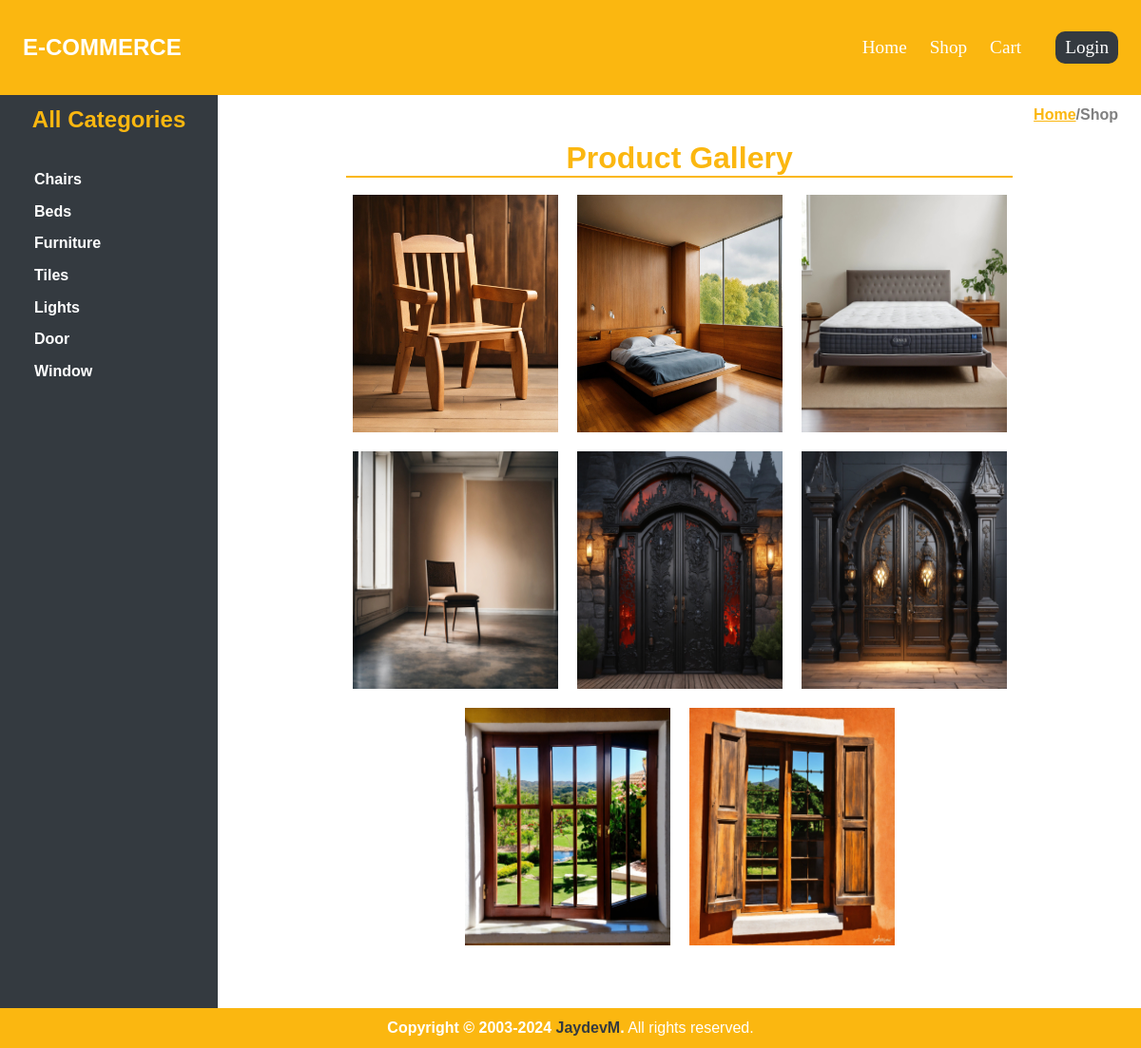
Page /ecom/shop.php on the committed database.
### tables this page shows
CREATE TABLE `category` (
  `id` int(11) NOT NULL,
  `name` varchar(255) NOT NULL
);

CREATE TABLE `products` (
  `product_id` int(11) NOT NULL,
  `product_name` varchar(255) NOT NULL,
  `product_desc` varchar(255) DEFAULT NULL,
  `product_price` int(50) DEFAULT NULL,
  `product_image` varchar(255) DEFAULT NULL,
  `id` int(11) DEFAULT NULL
);

### ecom/shop.php (the view, shortened to what this page needs)
<?php
include 'config/dbconnection.php';
?>
<!DOCTYPE html>
<html lang="en">
<head>
    <link rel="stylesheet" href="include/css/main.css">
    <link rel="stylesheet" href="assets/plugins/fontawesome-free/css/all.min.css">
</head>
<body class="hold-transition sidebar-mini layout-fixed">
    <div class="wrapper">
        <header>
            <nav>
                <a href="index.php">
                    <h1>E-COMMERCE</h1>
                </a>
                <div class="navlink">
                    <a href="index.php">
                        <h4>Home</h4>
                    </a>
                    <a href="shop.php">
                        <h4>Shop</h4>
                    </a>
                    <a href="addtocart.php">
                        <h4>Cart</h4>
                    </a>
                    <a href="logout.php" id="log">
                        <h4><?php
                            ?></h4>
                    </a>
                </div>
            </nav>
        </header>
        <div class="page">
            <h4><a href="./index.php">Home</a>/Shop</h4>
        </div>
        <main>
            <div class="content">
                <aside>
                    <h2 align=center>All Categories</h2>
                    <div class="items">
                        <?php
                        $category = "SELECT * FROM category";
                        $exec = mysqli_query($conn, $category);
                        while ($row = mysqli_fetch_assoc($exec)) {
                        ?>
                            <h4><a href="./shop.php?id=<?php echo $row['id']; ?>"><?php echo $row['name']; ?></a></h4>
                        <?php
                        }
                        ?>
                    </div>
                </aside>
                <div class="products">
                    <?php
                    if (isset($_GET['id'])) {
                        $id = $_GET['id'];
                        $select = "SELECT * FROM products where id='$id'";
                        $run = mysqli_query($conn, $select);
                        while ($pro = mysqli_fetch_assoc($run)) {
                    ?>
                            <div class="pbox">
                                <div class="imgs">
                                    <img src="<?php echo $pro['product_image']; ?>" width="100%" alt="<?php echo $pro['product_name']; ?>">
                                </div>
                                <div class="info">
                                    <p><?php echo $pro['product_name']; ?></p>
                                    <p>₹<?php echo $pro['product_price']; ?></p>
                                </div>
                                <div class="addtocart">
                                    <a href="products.php?id=<?php echo $pro['product_id']; ?>">
                                        <h4>Add to cart <svg fill="white" xmlns="http://www.w3.org/2000/svg" height="16" width="18" viewBox="0 0 576 512">
                                                <path d="M0 24C0 10.7 10.7 0 24 0H69.5c22 0 41.5 12.8 50.6 32h411c26.3 0 45.5 25 38.6 50.4l-41 152.3c-8.5 31.4-37 53.3-69.5 53.3H170.7l5.4 28.5c2.2 11.3 12.1 19.5 23.6 19.5H488c13.3 0 24 10.7 24 24s-10.7 24-24 24H199.7c-34.6 0-64.3-24.6-70.7-58.5L77.4 54.5c-.7-3.8-4-6.5-7.9-6.5H24C10.7 48 0 37.3 0 24zM128 464a48 48 0 1 1 96 0 48 48 0 1 1 -96 0zm336-48a48 48 0 1 1 0 96 48 48 0 1 1 0-96z" />
                                            </svg></h4>
                                    </a>
                                    <a href="wishlist.php?product_id=<?php echo $pro['product_id']; ?>" style="color: white;"><i class="fas fa-heart"></i></a>
                                </div>
                            </div>
                        <?php
                        }
                    } else {
                        ?>
                        <div class="dispro">
                            <h1 align=center>Product Gallery</h1>
                            <div class="line"></div>
                            <div class="imgbox">
                                <?php
                                $sql = mysqli_query($conn, "SELECT * FROM products");
                                while ($prow = mysqli_fetch_assoc($sql)) {
                                ?>
                                    <div class="imgs">
                                        <img src="<?php echo $prow['product_image']; ?>" width="100%" alt="">
                                    </div>
                                <?php
                                }
                                ?>
                            </div>
                        </div>
                    <?php
                    }
                    ?>
                </div>
            </div>
        </main>
        <footer>
            <strong>Copyright &copy; 2003-2024 <a href="./index.php">JaydevM</a>.</strong>
            All rights reserved.
        </footer>
    </div>
</body>
</html>

### ecom/include/css/main.css (style rules this page uses)
* { margin: 0; padding: 0; box-sizing: border-box; font-family: Verdana, Geneva, Tahoma, sans-serif; }
header nav a, footer a { text-decoration: none; color: white; }
header { position: relative; }
nav { padding: 2vw; height: 100px; width: 100%; display: flex; align-items: center; justify-content: space-between; flex-wrap: wrap; background-color: #fbb710; }
.navlink { display: flex; flex-wrap: wrap; align-items: center; justify-content: space-between; }
#log h4 { background-color: #343a40; border-radius: 10px; padding: 6px 10px; }
.navlink a h4 { padding: 0 1vw; font-size: 1.2em; font-weight: lighter; font-family: cursive; transition: all ease 1s; }
.content { width: 100%; min-height: 100vh; display: flex; justify-content: space-between; }
.homepage .line, .dispro .line { width: 85%; height: 2px; background-color: #fbb710; margin: auto; }
.dispro .line { width: 90%; }
.content aside { width: 20vw; min-height: 100vh; background-color: #343a40; }
.content aside h2 { padding-top: 1vw; color: #fbb710; }
.products { width: 80vw; padding: 2vw 6vw; min-height: 100vh; display: flex; flex-wrap: wrap; justify-content: flex-start; gap: 20px; margin: 2vw; }
.content aside .items { width: 100%; margin-top: 2vh; padding: 2vh 3vw; overflow-wrap: break-word; }
.content aside .items h4 { color: white; padding: 5% 0; cursor: pointer; }
.items h4 a { text-decoration: none; color: white; }
.dispro { width: 100%; min-height: 100vh; margin: 0; }
.dispro>h1 { color: #fbb710; }
.dispro>.imgbox { width: 100%; height: fit-content; display: flex; flex-wrap: wrap; align-items: flex-start; justify-content: center; padding: 1%; }
.dispro>.imgbox>.imgs { width: 18vw; height: 250px; margin: 10px; }
.dispro>.imgbox>.imgs>img { width: 100%; height: 100%; }
footer { width: 100%; color: white; text-align: center; background-color: #fbb710; padding: 1vw; }
footer a { color: #343a40; }

### ecom/shop.php (style rules this page uses)
.page { position: absolute; right: 1vw; color: grey; padding-top: 1%; padding-right: 1%; }
.page h4 a { color: #fbb710; }

### rows in the picture
category: name "Chairs"
category: name "Beds"
category: name "Furniture"
category: name "Tiles"
category: name "Lights"
category: name "Door"
category: name "Window"
products: product_image (picture)
products: product_image (picture)
products: product_image (picture)
products: product_image (picture)
products: product_image (picture)
products: product_image (picture)
products: product_image (picture)
products: product_image (picture)
